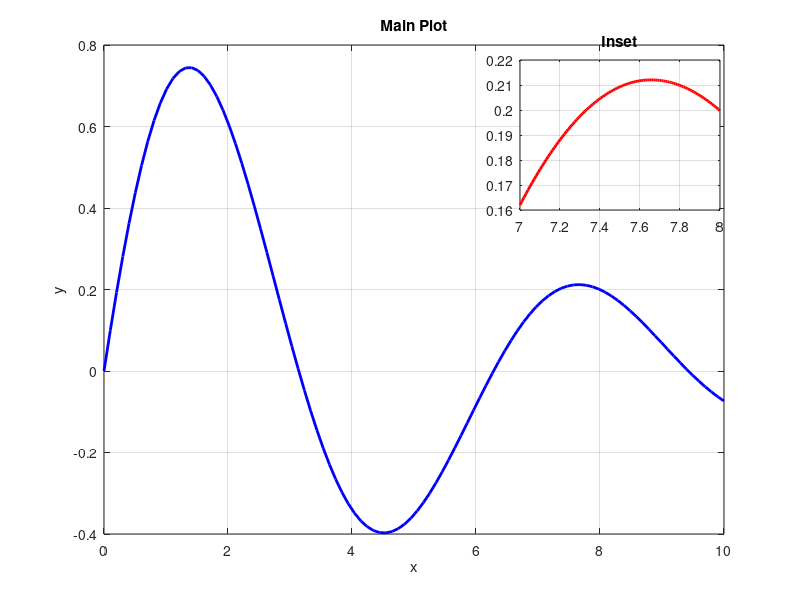

Recreate this plot in MATLAB.
% 1. Create the data for the main plot
x1 = linspace(0, 10);
y1 = sin(x1) .* exp(-x1/5);

% 2. Create the data for the inset plot (a zoomed-in section)
x2 = linspace(7, 8);
y2 = sin(x2) .* exp(-x2/5);

% 3. Plot the main graph
figure; % Open a new figure window
plot(x1, y1, 'b-', 'LineWidth', 2);
title('Main Plot');
xlabel('x');
ylabel('y');
grid on;

% 4. Create new axes for the inset plot
% 'Position' is a vector: [left, bottom, width, height]
inset_axes = axes('Position', [0.65, 0.65, 0.25, 0.25]);

% 5. Plot the zoomed-in data inside the new axes
plot(inset_axes, x2, y2, 'r-', 'LineWidth', 2);
title(inset_axes, 'Inset');
grid(inset_axes, 'on');
box(inset_axes, 'on');
